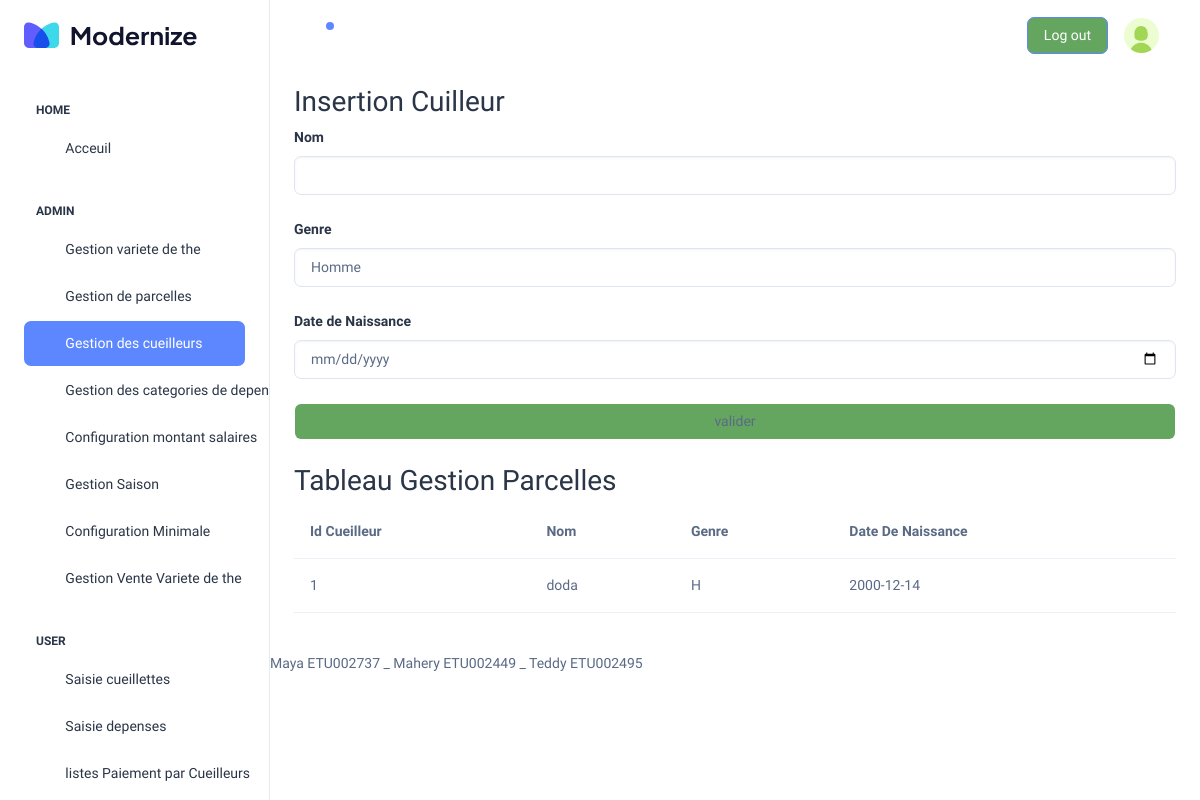
Page /WEB/pages/template.php?page=admin/gestionCueilleur (signed in) on the earlier database version.
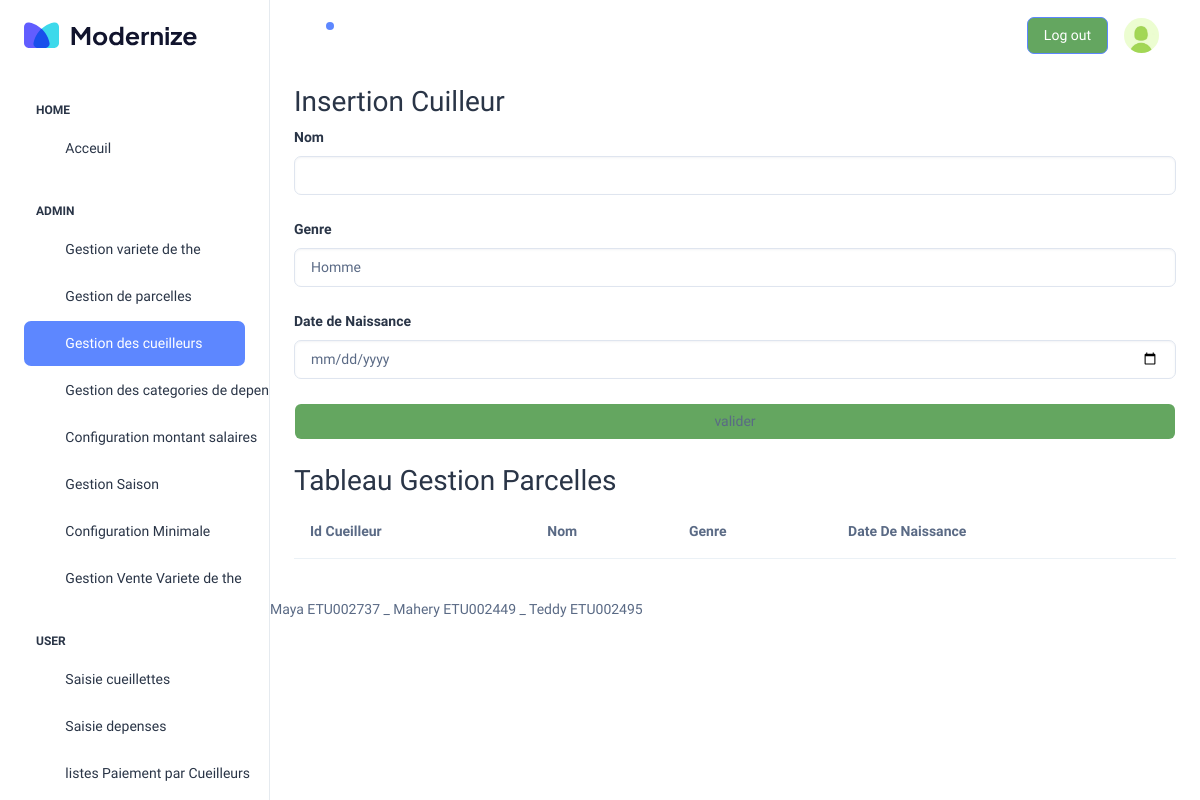
Same page on the later database version.
### tables this page shows
create table cueilleur (
    idcueilleur int auto_increment primary key,
    nom varchar (256),
    genre varchar(10),
    datenaissance date
);

### WEB/inc/function.php (called while the page is built, shortened)
<?php
require('connection.php');
function getStatutPersonne($id){
    $requete = "SELECT * FROM user WHERE iduser='%s'";
    $requete = sprintf($requete, $id);
    $resultat = mysqli_query(dbconnect(), $requete);
    $nb = mysqli_num_rows($resultat);
    while ($valiny = mysqli_fetch_assoc($resultat)) {
        $retour = $valiny['statut'];
    }
    return $retour;
}
function getAllCueilleur() {
    $db = dbconnect();
    $query = "SELECT * FROM cueilleur";
    $result = mysqli_query($db, $query);
    $data = array();
    if ($result && mysqli_num_rows($result) > 0) {
        while ($row = mysqli_fetch_assoc($result)) {
            $data[] = $row;
        }
    }
    return $data;
}
?>

### WEB/inc/connection.php (called while the page is built)
<?php
function dbconnect()
{
	static $connect=null;
	if ($connect===null) {
		$connect=mysqli_connect('localhost','root','','the');
	}
	return $connect;
}
?>

### WEB/pages/admin/gestionCueilleur.php (the view, shortened to what this page needs)
<?php
$tabCueilleur=getAllCueilleur();
?>
<div id="ensemble">
    <div id="formulaire">
        <h2>Insertion Cuilleur</h2>
        <form action="admin/traitementCueilleur.php" method="get">
        <div class="mb-4">
            <label for="surface" class="form-label">Nom </label>
            <input type="text" class="form-control" id="surface" name="nom">
        </div>
        <div class="mb-4">
            <label for="idthe" class="form-label">Genre </label>
            <select name="genre" id="variete" class="form-control">
                <option value="homme">Homme</option>
            </select>
        </div>
        <div class="mb-4">
            <label for="idthe" class="form-label">Date de Naissance </label>
            <input type="date" class="form-control" id="variete" name="dtn">
        </div>
        <div class="mb-4">
            <input type="submit" class="btn form-control" value="valider">
        </div>
        </form>
    </div>
    <div id="tableau">
        <h2>Tableau Gestion Parcelles</h2>
        <table class="table table-hover">
            <tr>
                <th>Id Cueilleur</th>
                <th>Nom</th>
                <th>Genre</th>
                <th>Date De Naissance</th>
            </tr>
            <?php for( $i=0;$i<count($tabCueilleur);$i++){
            ?>
            <tr>
                <td><?php echo $tabCueilleur[$i]['idcueilleur'] ?></td>
                <td><?php echo $tabCueilleur[$i]['nom'] ?></td>
                <td><?php echo $tabCueilleur[$i]['genre'] ?></td>
                <td><?php echo $tabCueilleur[$i]['datenaissance'] ?></td>
            </tr>
       <?php } ?>
        </table>
    </div>
</div>

### WEB/pages/template.php (shortened to what this page needs)
<?php
include('../inc/function.php');
$iduser=$_SESSION['idUser'];
$statut=getStatutPersonne($iduser);
?>
<!doctype html>
<html lang="en">
<head>
  <link rel="stylesheet" href="../assets/css/styles.min.css" />
  <link rel="stylesheet" href="../assets/css/file.css" />
</head>
<body>
  <div class="page-wrapper" id="main-wrapper" data-layout="vertical" data-navbarbg="skin6" data-sidebartype="full"
    data-sidebar-position="fixed" data-header-position="fixed">
    <aside class="left-sidebar">
      <div>
        <div class="brand-logo d-flex align-items-center justify-content-between">
          <a href="./index.html" class="text-nowrap logo-img">
            <img src="../../assets/images/logos/dark-logo.svg" width="180" alt="" />
          </a>
        </div>
        <nav class="sidebar-nav scroll-sidebar" data-simplebar="">
          <ul id="sidebarnav">
            <li class="nav-small-cap">
              <span class="hide-menu">Home</span>
            </li>
            <li class="sidebar-item">
              <a class="sidebar-link" href="template.php?page=acceuil" aria-expanded="false">
                <span>
                  <i class="ti ti-layout-dashboard"></i>
                </span>
                <span class="hide-menu">Acceuil</span>
              </a>
            </li>
            <?php if($statut==0){ ?>
            <li class="nav-small-cap">
              <span class="hide-menu">Admin</span>
            </li>
            <li class="sidebar-item">
              <a class="sidebar-link" href="template.php?page=admin/gestionThe" aria-expanded="false">
                <span>
                  <i class="ti ti-mood-happy"></i>
                </span>
                <span class="hide-menu">Gestion variete de the</span>
              </a>
            </li>
            <li class="sidebar-item">
              <a class="sidebar-link" href="template.php?page=admin/gestionParcelles" aria-expanded="false">
                <span>
                  <i class="ti ti-aperture"></i>
                </span>
                <span class="hide-menu">Gestion de parcelles</span>
              </a>
            </li>
            <li class="sidebar-item">
              <a class="sidebar-link" href="template.php?page=admin/gestionCueilleur" aria-expanded="false">
                <span>
                  <i class="ti ti-aperture"></i>
                </span>
                <span class="hide-menu">Gestion des cueilleurs</span>
              </a>
            </li>
            <li class="sidebar-item">
              <a class="sidebar-link" href="template.php?page=admin/gestionCategorieDepenses" aria-expanded="false">
                <span>
                  <i class="ti ti-aperture"></i>
                </span>
                <span class="hide-menu">Gestion des categories de depenses</span>
              </a>
            </li>
            <li class="sidebar-item">
              <a class="sidebar-link" href="template.php?page=admin/configurationSalaire" aria-expanded="false">
                <span>
                  <i class="ti ti-aperture"></i>
                </span>
                <span class="hide-menu">Configuration montant salaires</span>
              </a>
            </li>
            <li class="sidebar-item">
              <a class="sidebar-link" href="template.php?page=admin/gestionSaison" aria-expanded="false">
                <span>
                  <i class="ti ti-aperture"></i>
                </span>
                <span class="hide-menu">Gestion Saison</span>
              </a>
            </li>
            <li class="sidebar-item">
              <a class="sidebar-link" href="template.php?page=admin/configuration" aria-expanded="false">
                <span>
                  <i class="ti ti-aperture"></i>
                </span>
                <span class="hide-menu">Configuration Minimale</span>
              </a>
            </li>
            <li class="sidebar-item">
              <a class="sidebar-link" href="template.php?page=admin/prixVenteVarieteThe" aria-expanded="false">
                <span>
                  <i class="ti ti-aperture"></i>
                </span>
                <span class="hide-menu">Gestion Vente Variete de the</span>
              </a>
            </li>
            <?php }?>
            <li class="nav-small-cap">
              <span class="hide-menu">USER</span>
            </li>
            <li class="sidebar-item">
              <a class="sidebar-link" href="template.php?page=users/saisieCueillettes" aria-expanded="false">
                <span>
                  <i class="ti ti-article"></i>
                </span>
                <span class="hide-menu">Saisie cueillettes</span>
              </a>
            </li>
            <li class="sidebar-item">
              <a class="sidebar-link" href="template.php?page=users/saisieDepenses" aria-expanded="false">
                <span>
                  <i class="ti ti-alert-circle"></i>
                </span>
                <span class="hide-menu">Saisie depenses</span>
              </a>
            </li>
            <li class="sidebar-item">
              <a class="sidebar-link" href="template.php?page=users/listePaiementsCueilleurs" aria-expanded="false">
                <span>
                  <i class="ti ti-alert-circle"></i>
                </span>
                <span class="hide-menu">listes Paiement par Cueilleurs</span>
              </a>
            </li>
          </ul>
        </nav>
      </div>
    </aside>
    <div class="body-wrapper">
      <header class="app-header">
        <nav class="navbar navbar-expand-lg navbar-light">
          <ul class="navbar-nav">
            <li class="nav-item">
              <a class="nav-link nav-icon-hover" href="javascript:void(0)">
                <i class="ti ti-bell-ringing"></i>
                <div class="notification bg-primary rounded-circle"></div>
              </a>
            </li>
          </ul>
          <div class="navbar-collapse justify-content-end px-0" id="navbarNav">
            <ul class="navbar-nav flex-row ms-auto align-items-center justify-content-end">
              <a href="login.php" target="_blank" class="btn btn-primary">Log out</a>
              <li class="nav-item dropdown">
                <a class="nav-link nav-icon-hover" href="javascript:void(0)" id="drop2" data-bs-toggle="dropdown"
                  aria-expanded="false">
                  <img src="../assets/images/profile/user-1.jpg" alt="" width="35" height="35" class="rounded-circle">
                </a>
              </li>
            </ul>
          </div>
        </nav>
      </header>
      <div class="container-fluid">
          <?php
          $page=$_GET['page'];
          include $page .".php";
          ?>
      </div>
      <footer class="col-lg-offset-6 col-lg-6">  Maya ETU002737 _ Mahery ETU002449 _ Teddy ETU002495</footer>
      </div>
    </div>
</body>
</html>

### WEB/assets/css/file.css (style rules this page uses)
.btn { background-color: #64a660; }
footer { height: 60px; bottom: 0; width: 100%; }

Differences in the rows shown:
removed cueilleur: idcueilleur "1", nom "doda", genre "H", datenaissance "2000-12-14"
